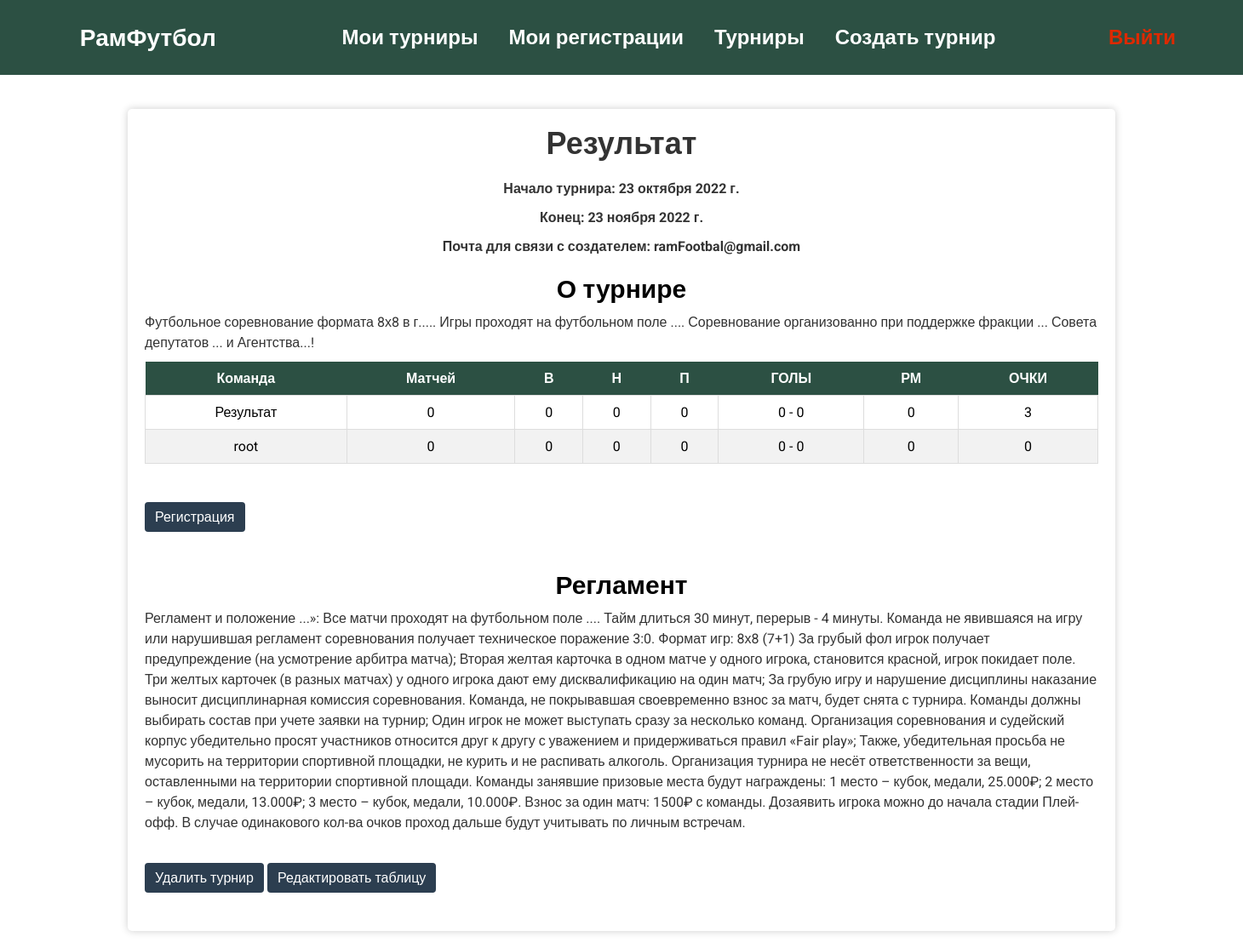
The page /tournam/7 (signed in) on the database its author committed.
### tournaments/models.py (models this page shows, shortened)
class Tournament(models.Model):
    user = models.ForeignKey(User, on_delete=models.CASCADE, null=True)
    name = models.CharField(max_length=100)
    description = models.TextField(blank=True)
    regulations = models.TextField(blank=True)
    email = models.EmailField(null=True)
    total_teams = models.IntegerField(null=False)
    start_date = models.DateField()
    end_date = models.DateField()
    blocked_users = models.ManyToManyField('UserProfile', blank=True)

class TournamentTable(models.Model):
    user = models.ForeignKey(User, on_delete=models.CASCADE, null=True)
    nameUser = models.ForeignKey(UserProfile, on_delete=models.CASCADE)
    team = models.CharField(max_length=30)
    tournament = models.ForeignKey(Tournament, on_delete=models.CASCADE)
    matches_played = models.PositiveIntegerField(default=0)
    wins = models.PositiveIntegerField(default=0)
    draws = models.PositiveIntegerField(default=0)
    losses = models.PositiveIntegerField(default=0)
    goals_for = models.PositiveIntegerField(default=0)
    goals_against = models.PositiveIntegerField(default=0)
    goals_difference = models.PositiveIntegerField(default=0)
    points = models.PositiveIntegerField(default=0)

### tournaments/views.py (the view)
# urls.py: path('tournam/<int:tournam_id>', views.tournam, name='tournam'),
def tournam(request, tournam_id):
    userProfile = UserProfile.objects.get(user=request.user)
    my_tournam = Tournament.objects.filter(user=request.user)
    tournam = get_object_or_404(Tournament, pk=tournam_id)
    flagBlock = userProfile not in tournam.blocked_users.all()
    tournam_table = TournamentTable.objects.filter(tournament=tournam).order_by('-points')
    flagTeam = tournam.total_teams != len(tournam_table)
    news = News.objects.filter(tournament=tournam)
    return render(request, 'tournaments/tournam.html',
                  {'tournam': tournam, 'form': RegistrationTeamTournamentForm(), 'news': news,
                   'tournam_table': tournam_table, 'my_tournam': my_tournam,
                   'flagBlock': flagBlock, 'flagTeam': flagTeam, 'flag': flag})

### tournaments/templates/tournaments/tournam.html (shortened to what this page needs)
{%extends 'tournaments/home.html'%}
{%block content%}
<div class="containerTournam">
    <div class="tournament">
        <div class="content">
            <h2>{{tournam.name}}</h2>
            <div class="date">
                <p>Начало турнира: {{tournam.start_date}}</p>
                <p>Конец: {{tournam.end_date}}</p>
                <p>Почта для связи с создателем: {{tournam.email}}</p>
            </div>
            <h3>О турнире</h3>
            <p>{{tournam.description}}</p>
        </div>
        {% if tournam_table %}
        <table class="table_team">
            <thead>
            <tr class="fields">
                <th>Команда</th>
                <th>Матчей</th>
                <th>В</th>
                <th>Н</th>
                <th>П</th>
                <th>ГОЛЫ</th>
                <th>РМ</th>
                <th>ОЧКИ</th>
            </tr>
            </thead>
            <tbody>
            {%for team in tournam_table%}
            <tr class="fields_table">
                <td>{{team.team}}</td>
                <td>{{team.matches_played}}</td>
                <td>{{team.wins}}</td>
                <td>{{team.draws}}</td>
                <td>{{team.losses}}</td>
                <td>{{team.goals_for}} - {{team.goals_against}}</td>
                <td>{{team.goals_difference}}</td>
                <td>{{team.points}}</td>
            </tr>
            {% endfor %}
            </tbody>
        </table>
        {% endif %}
         {%if flagBlock and flagTeam%}
            <form action="{% url 'trueORFalse' tournam.id %}" method="post">
                <button>Регистрация</button>
            </form>
        {%else%}
        <h3>Вы были заблокированны администратором или Регистрация была законченв</h3>
        {%endif%}
        <div class="regulation">
            <h3>Регламент</h3>
            <p>{{tournam.regulations}}</p>
        </div>
        {%if tournam in my_tournam%}
        <form class="deleteTournam" action="{% url 'deletetournam' tournam.id %}" method="post">
            <button>Удалить турнир</button>
        </form>
        <form class="editTableTournam" action="{% url 'editTable' tournam.id %}" method="get">
            <button>Редактировать таблицу</button>
        </form>
        {% endif %}
    </div>
</div>
{%endblock%}

### tournaments/static/css/home.css (style rules this page uses)
body { color: black; font-family: 'Roboto', sans-serif; }
* { padding: 0px; margin: 0px; border: none; }
*, *::before, *::after { box-sizing: border-box; }
input, textarea, button, select { font-family: inherit; font-size: inherit; color: inherit; background-color: transparent; }
button, input[type="submit"] { display: inline-block; box-shadow: none; background-color: transparent; background: none; cursor: pointer; }

### tournaments/static/css/tournam.css (style rules this page uses)
.containerTournam { max-width: 1200px; margin: 0 auto; padding: 20px; }
.tournament { background-color: #fff; padding: 20px; margin-top: 20px; border-radius: 5px; box-shadow: 0 0 10px rgba(0, 0, 0, 0.2); }
.tournament .date { text-align: center; }
.tournament .date p { font-weight: bold; }
.tournament h2 { font-size: 36px; color: #333; text-align: center; margin-bottom: 20px; }
.tournament h3 { text-align: center; margin: 20px 0 10px; font-size: 30px; font-weight: bold; }
.tournament p { font-size: 16px; line-height: 1.5; color: #333; margin-bottom: 10px; }
.tournament button { background-color: #2c3e50; border-radius: 4px; color: #fff; margin: 25px 0; padding: 8px 12px; border: none; cursor: pointer; }
.deleteTournam, .editTableTournam { display: inline-block; }

### tournaments/static/css/tableTeam.css (style rules this page uses)
.table_team { width: 100%; border-collapse: collapse; margin-bottom: 20px; }
.table_team .fields th { background-color: #2c5043; color: white; font-weight: bold; padding: 10px; }
.table_team .fields_table td { border: 1px solid #ddd; padding: 10px; text-align: center; }
.table_team tr:nth-child(even) { background-color: #f2f2f2; }

### rows shown on the page
Tournament: name "Результат", start_date "23 октября 2022 г.", end_date "23 ноября 2022 г.", email "ramFootbal@gmail.com", description "Футбольное соревнование формата 8х8 в г..... Игры проходят на футбольном поле .... Соревнование организованно при поддержке фракции ... Совета депутатов ... и Агентства...!", regulations "Регламент и положение ...»: Все матчи проходят на футбольном поле .... Тайм длиться 30 минут, перерыв - 4 минуты. Команда не явившаяся на игру или нарушившая регламент соревнования получает техническое поражение 3:0. Формат игр: 8х8 (7+1) За грубый фол игрок получает предупреждение (на усмотрение арбитра матча); Вторая желтая карточка в одном матче у одного игрока, становится красной, игрок покидает поле. Три желтых карточек (в разных матчах) у одного игрока дают ему дисквалификацию на один матч; За грубую игру и нарушение дисциплины наказание выносит дисциплинарная комиссия соревнования. Команда, не покрывавшая своевременно взнос за матч, будет снята с турнира. Команды должны выбирать…"
TournamentTable: team "Результат", matches_played "0", wins "0", draws "0", losses "0", goals_for "0", goals_against "0", goals_difference "0", points "3"
TournamentTable: team "root", matches_played "0", wins "0", draws "0", losses "0", goals_for "0", goals_against "0", goals_difference "0", points "0"
